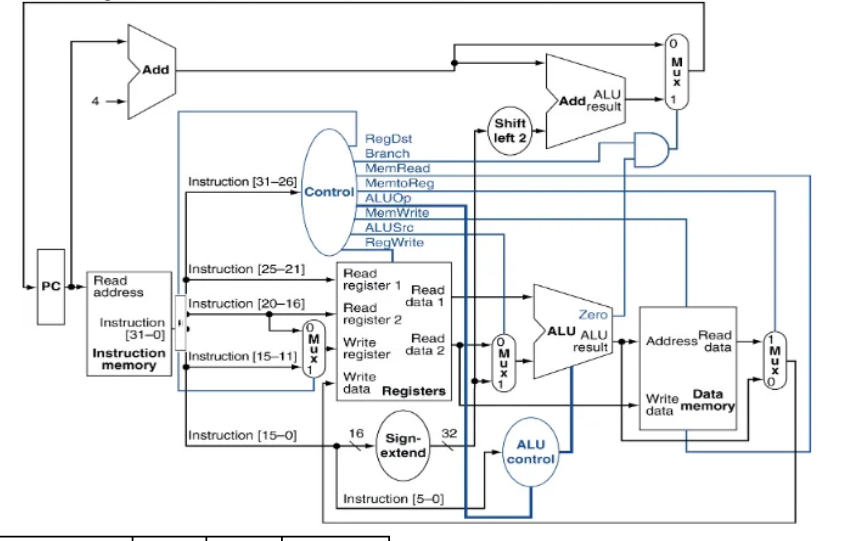
#> input picture datapath_base_PH.png, 844 x 541 px, found by its file name
$ python gen_sb_v3.py
#> lines starting #> are read from the running program, lines starting #| are printed output that depends on the picture
from PIL import Image, ImageDraw, ImageFont
import math, sys
sys.stdout.reconfigure(encoding='utf-8')

base = Image.open("C:/Users/erenj/OneDrive/Escritorio/arqui/datapath_base_PH.png").convert("RGBA")
W, H = base.size  # 844 x 541
#> W = 844; H = 541

GREEN = (0, 140, 0, 255)     # camino activo (como el compañero)
RED   = (210, 0, 0, 255)     # valores en rojo
ov = Image.new("RGBA",(W,H),(0,0,0,0))
#> ov: PIL image 844x541 RGBA; every value is 0
d = ImageDraw.Draw(ov)
LW = 5

def seg(pts, color=GREEN, w=LW):
#> called with color = (0, 140, 0, 255), w = 5
    for i in range(len(pts)-1):
        d.line([pts[i],pts[i+1]], fill=color, width=w)

def tip(p1, p2, color=GREEN, w=LW):
    d.line([p1,p2], fill=color, width=w)
    a=math.atan2(p2[1]-p1[1], p2[0]-p1[0]); s=8
    d.polygon([p2,(p2[0]-s*math.cos(a-0.45),p2[1]-s*math.sin(a-0.45)),
               (p2[0]-s*math.cos(a+0.45),p2[1]-s*math.sin(a+0.45))], fill=color)

# ════════ CAMINO ACTIVO (verde) ════════

# 1. PC -> Instruction memory (fetch)
seg([(48,148),(70,148)]); tip((60,148),(70,148))

# 2. Bus de instruccion (vertical en x=186) + taps
seg([(186,108),(186,250)])                         # bus vertical
# opcode [31-26] -> Control
seg([(186,108),(286,108)]); tip((276,108),(286,108))
# [25-21] -> Read register 1
seg([(186,134),(322,134),(322,166),(340,166)]); tip((330,166),(340,166))
# [20-16] -> Read register 2
seg([(186,156),(332,156),(332,188),(340,188)]); tip((330,188),(340,188))
# [15-0] -> Sign extend
seg([(186,210),(340,210),(340,242),(356,242)]); tip((348,242),(356,242))
# [5-0] -> ALU control
seg([(186,250),(540,250)]); tip((530,250),(540,250))

# 3. Read data 1 ($t0) -> ALU primer operando
seg([(452,168),(540,167)]); tip((530,167),(540,167))

# 4. Sign extend -> MUX ALUSrc (entrada inferior, ELEGIDA)
seg([(404,242),(480,242),(480,196),(497,196)]); tip((489,196),(497,196))

# 5. MUX ALUSrc -> ALU segundo operando
seg([(515,188),(540,190)]); tip((532,189),(540,190))

# 6. ALU result -> Data memory Address
seg([(625,185),(655,185),(655,168),(688,168)]); tip((680,168),(688,168))

# 7. Read data 2 ($t1) -> Data memory Write data  (CAMINO DE STORE)
seg([(452,190),(468,190),(468,300),(688,300),(688,214)]); tip((688,224),(688,214))

# 8. ALU control -> ALU (ALUOp)
seg([(560,236),(560,212)]); tip((560,220),(560,212))

# 9. PC+4 (siempre activo): lazo superior PC -> Add -> MUX PCSrc -> PC
seg([(33,130),(33,40),(98,40)]); tip((90,40),(98,40))      # PC sube a Add
seg([(162,52),(162,22),(812,22),(812,36)]); tip((812,30),(812,36))  # Add -> MUX PCSrc
seg([(828,40),(828,10),(14,10),(14,130)]); tip((14,122),(14,130))   # MUX -> PC

# ════════ INACTIVO: se deja gris tenue, no se pinta verde ════════
# (write-back, RegDst mux, Data memory read, branch, shift -> sin pintar)

# ════════ VALORES EN ROJO ════════
try:
    fr  = ImageFont.truetype("C:/Windows/Fonts/arialbd.ttf", 17)
    frs = ImageFont.truetype("C:/Windows/Fonts/arialbd.ttf", 14)
except:
    fr = frs = ImageFont.load_default()

def rt(xy, txt, font=fr):
    d.text(xy, txt, fill=RED, font=font, anchor="lm")

rt((196,98), "101000", frs)    # opcode sb (binario)
rt((290,158), "$t0  01000", frs)   # rs = $t0 (binario)
rt((290,180), "$t1  01001", frs)   # rt = $t1 (binario, dato a guardar)
rt((290,236), "0000...0", frs)     # inmediato (offset) en binario
rt((596,176), "$t0+0", frs)    # ALU calcula direccion
rt((548,258), "00", frs)       # ALUOp
rt((640,305), "$t1", fr)       # dato escrito en memoria

# valores de las señales de control (a la derecha de sus etiquetas)
try:
    fsig = ImageFont.truetype("C:/Windows/Fonts/arialbd.ttf", 11)
except:
    fsig = frs
sig_vals = [("X",89),("0",98),("0",107),("X",116),("00",125),("1",134),("1",143),("0",151)]
for v,y in sig_vals:
    d.text((382,y), v, fill=RED, font=fsig, anchor="lm")

result = Image.alpha_composite(base, ov).convert("RGB")
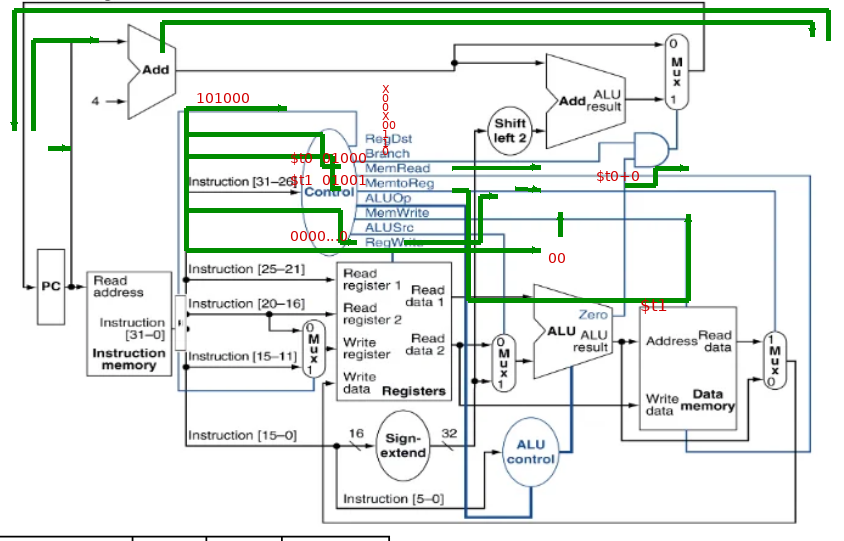
#> result: PIL image 844x541 RGB; mean R, G, B 229.7, 235.9, 231

# ════════ TÍTULO (texto azul sobre blanco, como el compañero) + acento ════════
TH = 46
TABL = 96
final = Image.new("RGB",(W,H+TH+TABL),"white")
#> final: PIL image 844x683 RGB; every value is 255
td = ImageDraw.Draw(final)
# acento de colores arriba-izq
td.rectangle([(6,8),(20,21)], fill=(183,28,28))
td.rectangle([(20,8),(34,21)], fill=(30,136,229))
td.rectangle([(6,21),(20,34)], fill=(255,193,7))
td.rectangle([(20,21),(34,34)], fill=(67,160,71))
try:
    ft = ImageFont.truetype("C:/Windows/Fonts/arialbd.ttf", 26)
    fi = ImageFont.truetype("C:/Windows/Fonts/arialbd.ttf", 18)
    ftb= ImageFont.truetype("C:/Windows/Fonts/arialbd.ttf", 13)
except:
    ft=fi=ftb=ImageFont.load_default()
td.text((W//2, TH//2), "Datapath instruccion sb", fill=(31,78,160), font=ft, anchor="mm")

final.paste(result,(0,TH))
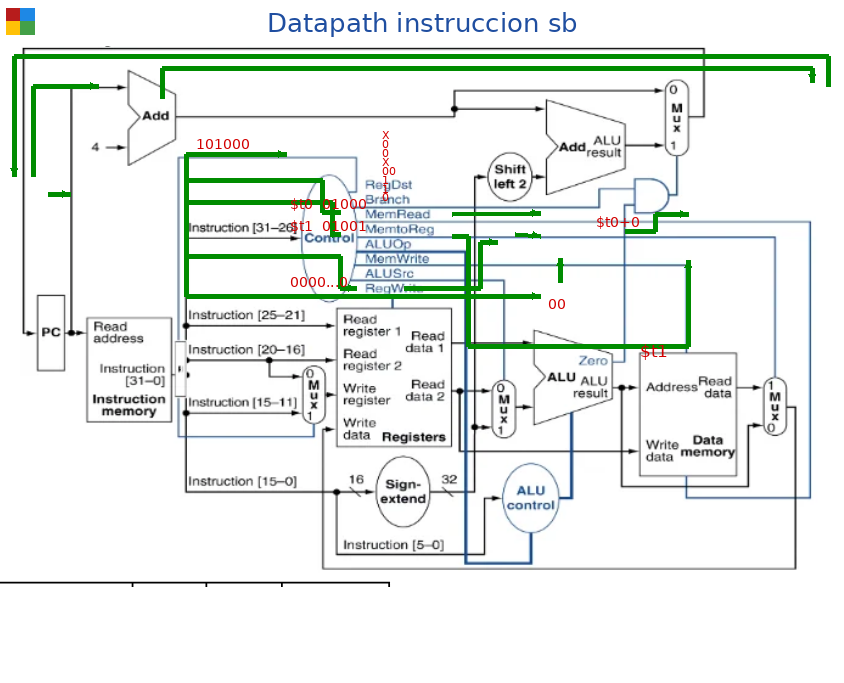
#> final: PIL image 844x683 RGB; mean R, G, B 234.2, 239.2, 235.5

# ════════ TABLA inferior (formato del compañero) ════════
ty = TH+H
#> ty = 587
td.text((40, ty+16), "sb  $t1, 0($t0)", fill=(0,0,0), font=fi, anchor="lm")
# tabla 2 filas: campos / rangos
tx0, twid = 40, 760
cols = [40, 290, 450, 600, 800]
r1 = ["opcode  101000", "rs  01000", "rt  01001", "inmediato 0...0"]
r2 = ["31:26",           "25-21","20-16","15-0"]
top = ty+32
#> top = 619
for ri,row in enumerate([r1,r2]):
    ry = top+ri*26
    for ci,(x0,x1) in enumerate(zip(cols[:-1],cols[1:])):
        td.rectangle([(x0,ry),(x1,ry+26)], outline=(0,0,0), width=1)
        td.text(((x0+x1)//2, ry+13), row[ci], fill=(0,0,0), font=ftb, anchor="mm")

path="C:/Users/erenj/OneDrive/Escritorio/arqui/figuras/slide_sb_PH.png"
final.save(path,"PNG")
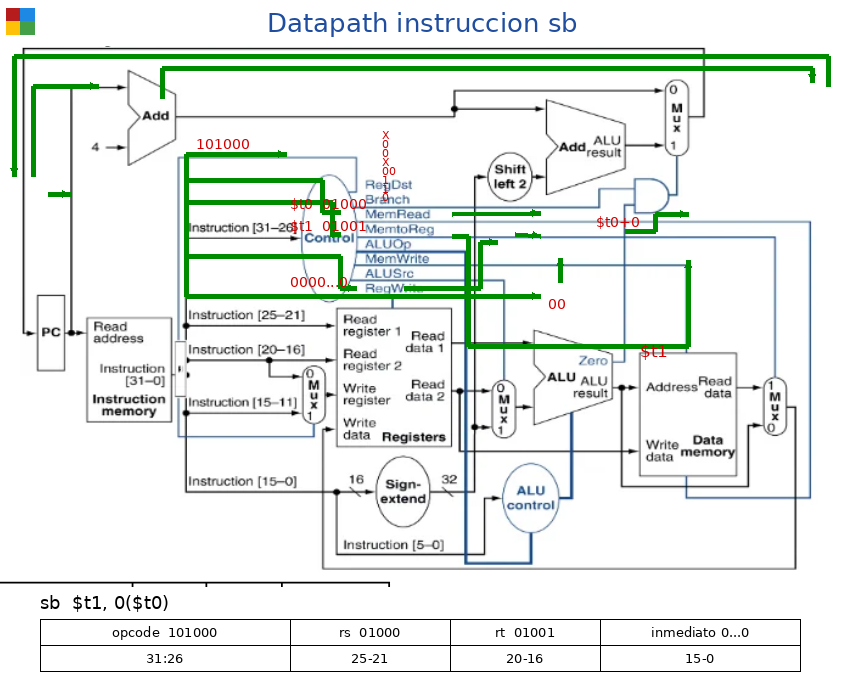
#> saved as slide_sb_PH.png: PIL image 844x683 RGB; mean R, G, B 232.3, 237.4, 233.7
print("OK", W, H+TH+TABL)
#| OK 844 683
